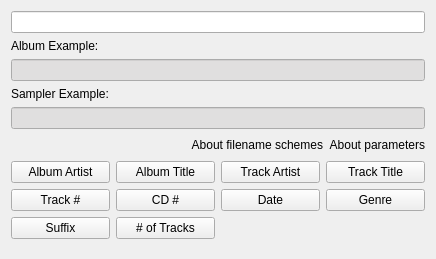
<?xml version="1.0" encoding="UTF-8"?>
<ui version="4.0">
 <class>SchemeWizardWidgetUI</class>
 <widget class="QWidget" name="SchemeWizardWidgetUI">
  <property name="geometry">
   <rect>
    <x>0</x>
    <y>0</y>
    <width>436</width>
    <height>259</height>
   </rect>
  </property>
  <layout class="QGridLayout" name="gridLayout">
   <item row="0" column="0" colspan="4">
    <widget class="QLineEdit" name="qlineedit_scheme"/>
   </item>
   <item row="1" column="0">
    <widget class="QLabel" name="label_album_example">
     <property name="maximumSize">
      <size>
       <width>16777215</width>
       <height>21</height>
      </size>
     </property>
     <property name="text">
      <string>Album Example:</string>
     </property>
    </widget>
   </item>
   <item row="2" column="0" colspan="4">
    <widget class="QLineEdit" name="qlineedit_album_example">
     <property name="enabled">
      <bool>true</bool>
     </property>
     <property name="palette">
      <palette>
       <active>
        <colorrole role="Base">
         <brush brushstyle="SolidPattern">
          <color alpha="255">
           <red>224</red>
           <green>223</green>
           <blue>223</blue>
          </color>
         </brush>
        </colorrole>
        <colorrole role="Highlight">
         <brush brushstyle="SolidPattern">
          <color alpha="255">
           <red>65</red>
           <green>139</green>
           <blue>212</blue>
          </color>
         </brush>
        </colorrole>
        <colorrole role="HighlightedText">
         <brush brushstyle="SolidPattern">
          <color alpha="255">
           <red>255</red>
           <green>255</green>
           <blue>255</blue>
          </color>
         </brush>
        </colorrole>
       </active>
       <inactive>
        <colorrole role="Base">
         <brush brushstyle="SolidPattern">
          <color alpha="255">
           <red>224</red>
           <green>223</green>
           <blue>223</blue>
          </color>
         </brush>
        </colorrole>
        <colorrole role="Highlight">
         <brush brushstyle="SolidPattern">
          <color alpha="255">
           <red>65</red>
           <green>139</green>
           <blue>212</blue>
          </color>
         </brush>
        </colorrole>
        <colorrole role="HighlightedText">
         <brush brushstyle="SolidPattern">
          <color alpha="255">
           <red>255</red>
           <green>255</green>
           <blue>255</blue>
          </color>
         </brush>
        </colorrole>
       </inactive>
       <disabled>
        <colorrole role="Base">
         <brush brushstyle="SolidPattern">
          <color alpha="255">
           <red>244</red>
           <green>244</green>
           <blue>244</blue>
          </color>
         </brush>
        </colorrole>
        <colorrole role="Highlight">
         <brush brushstyle="SolidPattern">
          <color alpha="255">
           <red>65</red>
           <green>139</green>
           <blue>212</blue>
          </color>
         </brush>
        </colorrole>
        <colorrole role="HighlightedText">
         <brush brushstyle="SolidPattern">
          <color alpha="255">
           <red>255</red>
           <green>255</green>
           <blue>255</blue>
          </color>
         </brush>
        </colorrole>
       </disabled>
      </palette>
     </property>
     <property name="readOnly">
      <bool>true</bool>
     </property>
    </widget>
   </item>
   <item row="3" column="0">
    <widget class="QLabel" name="label_sampler_example">
     <property name="maximumSize">
      <size>
       <width>16777215</width>
       <height>21</height>
      </size>
     </property>
     <property name="text">
      <string>Sampler Example:</string>
     </property>
    </widget>
   </item>
   <item row="4" column="0" colspan="4">
    <widget class="QLineEdit" name="qlineedit_sampler_example">
     <property name="enabled">
      <bool>true</bool>
     </property>
     <property name="palette">
      <palette>
       <active>
        <colorrole role="Base">
         <brush brushstyle="SolidPattern">
          <color alpha="255">
           <red>224</red>
           <green>223</green>
           <blue>223</blue>
          </color>
         </brush>
        </colorrole>
        <colorrole role="Highlight">
         <brush brushstyle="SolidPattern">
          <color alpha="255">
           <red>65</red>
           <green>139</green>
           <blue>212</blue>
          </color>
         </brush>
        </colorrole>
        <colorrole role="HighlightedText">
         <brush brushstyle="SolidPattern">
          <color alpha="255">
           <red>255</red>
           <green>255</green>
           <blue>255</blue>
          </color>
         </brush>
        </colorrole>
       </active>
       <inactive>
        <colorrole role="Base">
         <brush brushstyle="SolidPattern">
          <color alpha="255">
           <red>224</red>
           <green>223</green>
           <blue>223</blue>
          </color>
         </brush>
        </colorrole>
        <colorrole role="Highlight">
         <brush brushstyle="SolidPattern">
          <color alpha="255">
           <red>65</red>
           <green>139</green>
           <blue>212</blue>
          </color>
         </brush>
        </colorrole>
        <colorrole role="HighlightedText">
         <brush brushstyle="SolidPattern">
          <color alpha="255">
           <red>255</red>
           <green>255</green>
           <blue>255</blue>
          </color>
         </brush>
        </colorrole>
       </inactive>
       <disabled>
        <colorrole role="Base">
         <brush brushstyle="SolidPattern">
          <color alpha="255">
           <red>244</red>
           <green>244</green>
           <blue>244</blue>
          </color>
         </brush>
        </colorrole>
        <colorrole role="Highlight">
         <brush brushstyle="SolidPattern">
          <color alpha="255">
           <red>65</red>
           <green>139</green>
           <blue>212</blue>
          </color>
         </brush>
        </colorrole>
        <colorrole role="HighlightedText">
         <brush brushstyle="SolidPattern">
          <color alpha="255">
           <red>255</red>
           <green>255</green>
           <blue>255</blue>
          </color>
         </brush>
        </colorrole>
       </disabled>
      </palette>
     </property>
     <property name="readOnly">
      <bool>true</bool>
     </property>
    </widget>
   </item>
   <item row="5" column="0" colspan="4">
    <layout class="QHBoxLayout" name="horizontalLayout">
     <item>
      <spacer name="horizontalSpacer">
       <property name="orientation">
        <enum>Qt::Horizontal</enum>
       </property>
       <property name="sizeHint" stdset="0">
        <size>
         <width>40</width>
         <height>20</height>
        </size>
       </property>
      </spacer>
     </item>
     <item>
      <widget class="KUrlLabel" name="kurllabel_aboutfilenameschemes">
       <property name="text">
        <string>About filename schemes</string>
       </property>
       <property name="alignment">
        <set>Qt::AlignRight|Qt::AlignTrailing|Qt::AlignVCenter</set>
       </property>
      </widget>
     </item>
     <item>
      <widget class="KUrlLabel" name="kurllabel_aboutparameters">
       <property name="text">
        <string>About parameters</string>
       </property>
       <property name="alignment">
        <set>Qt::AlignRight|Qt::AlignTrailing|Qt::AlignVCenter</set>
       </property>
      </widget>
     </item>
    </layout>
   </item>
   <item row="6" column="0">
    <widget class="QPushButton" name="kpushbutton_albumartist">
     <property name="minimumSize">
      <size>
       <width>0</width>
       <height>0</height>
      </size>
     </property>
     <property name="maximumSize">
      <size>
       <width>16777215</width>
       <height>16777215</height>
      </size>
     </property>
     <property name="toolTip">
      <string/>
     </property>
     <property name="text">
      <string>Album Artist</string>
     </property>
    </widget>
   </item>
   <item row="6" column="1">
    <widget class="QPushButton" name="kpushbutton_albumtitle">
     <property name="minimumSize">
      <size>
       <width>0</width>
       <height>0</height>
      </size>
     </property>
     <property name="maximumSize">
      <size>
       <width>16777215</width>
       <height>16777215</height>
      </size>
     </property>
     <property name="toolTip">
      <string/>
     </property>
     <property name="text">
      <string>Album Title</string>
     </property>
    </widget>
   </item>
   <item row="6" column="2">
    <widget class="QPushButton" name="kpushbutton_trackartist">
     <property name="minimumSize">
      <size>
       <width>0</width>
       <height>0</height>
      </size>
     </property>
     <property name="maximumSize">
      <size>
       <width>16777215</width>
       <height>16777215</height>
      </size>
     </property>
     <property name="toolTip">
      <string/>
     </property>
     <property name="text">
      <string>Track Artist</string>
     </property>
    </widget>
   </item>
   <item row="6" column="3">
    <widget class="QPushButton" name="kpushbutton_tracktitle">
     <property name="minimumSize">
      <size>
       <width>0</width>
       <height>0</height>
      </size>
     </property>
     <property name="maximumSize">
      <size>
       <width>16777215</width>
       <height>16777215</height>
      </size>
     </property>
     <property name="toolTip">
      <string/>
     </property>
     <property name="text">
      <string>Track Title</string>
     </property>
    </widget>
   </item>
   <item row="7" column="0">
    <widget class="QPushButton" name="kpushbutton_trackno">
     <property name="toolTip">
      <string/>
     </property>
     <property name="text">
      <string>Track #</string>
     </property>
    </widget>
   </item>
   <item row="7" column="1">
    <widget class="QPushButton" name="kpushbutton_cdno">
     <property name="toolTip">
      <string/>
     </property>
     <property name="text">
      <string>CD #</string>
     </property>
    </widget>
   </item>
   <item row="7" column="2">
    <widget class="QPushButton" name="kpushbutton_date">
     <property name="toolTip">
      <string/>
     </property>
     <property name="text">
      <string>Date</string>
     </property>
    </widget>
   </item>
   <item row="7" column="3">
    <widget class="QPushButton" name="kpushbutton_genre">
     <property name="toolTip">
      <string/>
     </property>
     <property name="text">
      <string>Genre</string>
     </property>
    </widget>
   </item>
   <item row="8" column="0">
    <widget class="QPushButton" name="kpushbutton_suffix">
     <property name="toolTip">
      <string/>
     </property>
     <property name="text">
      <string>Suffix</string>
     </property>
    </widget>
   </item>
   <item row="9" column="1" colspan="2">
    <spacer name="verticalSpacer">
     <property name="orientation">
      <enum>Qt::Vertical</enum>
     </property>
     <property name="sizeHint" stdset="0">
      <size>
       <width>20</width>
       <height>0</height>
      </size>
     </property>
    </spacer>
   </item>
   <item row="8" column="1">
    <widget class="QPushButton" name="kpushbutton_nooftracks">
     <property name="text">
      <string># of Tracks</string>
     </property>
    </widget>
   </item>
  </layout>
 </widget>
 <customwidgets>
  <customwidget>
   <class>QLineEdit</class>
   <extends>QLineEdit</extends>
   <header>qlineedit.h</header>
  </customwidget>
  <customwidget>
   <class>KUrlLabel</class>
   <extends>QLabel</extends>
   <header>kurllabel.h</header>
  </customwidget>
 </customwidgets>
 <resources/>
 <connections/>
</ui>
